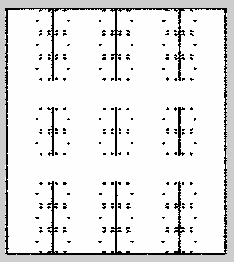
#> input picture ros2_ws/src/cleany_gazebo_sim/test/fixtures/navigation_goals/map.pgm, 234 x 262 px, found by its file name
$ python connectivity_probe.py
#> lines starting #> are read from the running program, lines starting #| are printed output that depends on the picture; after the words box and inside, x2 and y2 are one past the last pixel; in counts of white or black regions, pixels touching at a corner belong together
from pathlib import Path
import json,math
import numpy as np
from scipy.ndimage import binary_dilation,label,distance_transform_edt
from PIL import Image,ImageDraw
from prepare_common import ROOT,RES,BOUNDS
p=ROOT/'goals/7_other_room';image=np.array(Image.open(p/'map.pgm'));obs=(image==0);mask0=np.ones((19,15),bool);mask90=np.ones((15,19),bool);free0=~binary_dilation(obs,mask0);free90=~binary_dilation(obs,mask90);free=free0|free90;labs,num=label(free,np.ones((3,3)));start=[-1.865,-4.705];goal=[-16.775,1.775];xmin,ymin,xmax,ymax=BOUNDS
#> further down, image is the input picture: shape (262, 234); min 0, max 254, mean 229.6
#> after `obs = image == 0`:
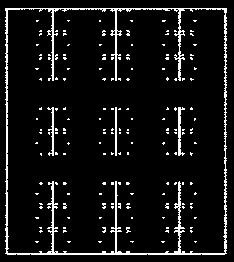
#> obs: shape (262, 234) bool; 7.5% white in thin lines or dots, all inside (x1, y1, x2, y2) = (5, 8, 227, 255)
#> after `free0 = ~binary_dilation(obs, mask0)`:
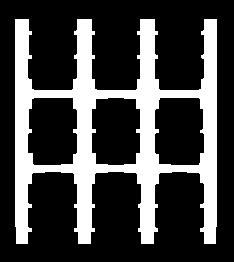
#> free0: shape (262, 234) bool; 26.7% white; 1 white region, box (x1, y1, x2, y2) and area: (15, 19, 217, 244) 16389
#> after `free90 = ~binary_dilation(obs, mask90)`:
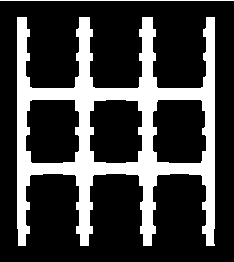
#> free90: shape (262, 234) bool; 24.5% white; 2 white regions, box (x1, y1, x2, y2) and area: (17, 17, 215, 246) 14787, (0, 0, 234, 1) 234
#> after `free = free0 | free90`:
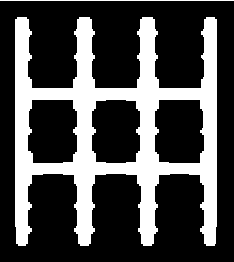
#> free: shape (262, 234) bool; 29.2% white; 2 white regions, box (x1, y1, x2, y2) and area: (15, 17, 217, 246) 17698, (0, 0, 234, 1) 234
#> after `labs, num = label(free, np.ones((3, 3)))`:
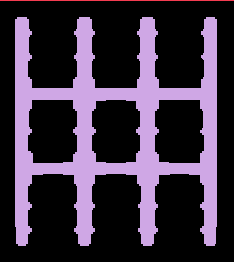
#> labs: shape (262, 234) int32; 3 distinct labels, from 0 to 2; one colour per label, 0 black
#> after `labs, num = label(free, np.ones((3, 3)))`: num = 2
def px(v):return [int((ymax-v[1])/RES),int((v[0]-xmin)/RES)]
#> (the run stopped early here; a loop or call above may not have finished)
